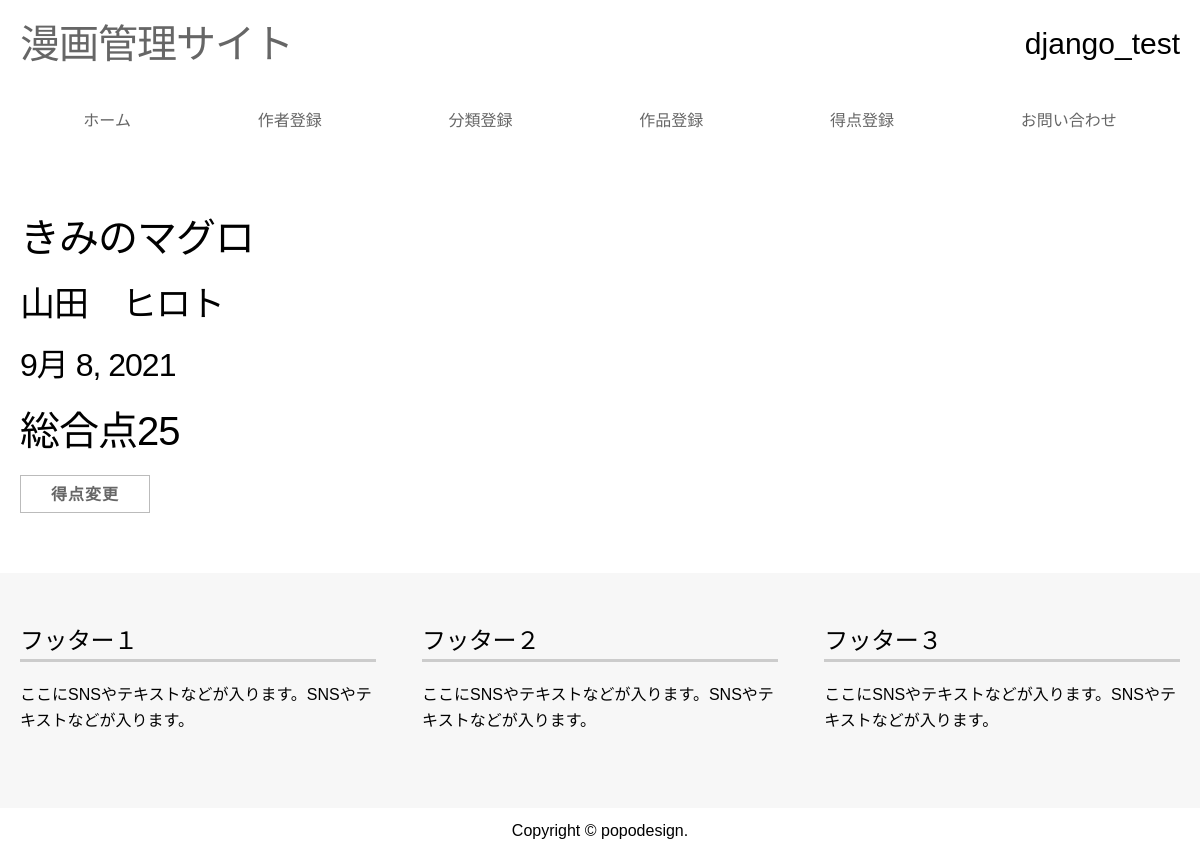
The app's page /title/8/ with its own data.
### comic_app/models.py (models this page shows, shortened)
class Title(models.Model):
    book_title = models.CharField(max_length=100, verbose_name="タイトル")
    author_name = models.ForeignKey(Author, on_delete=models.CASCADE, verbose_name="作者", related_name='author_name')
    category_name = models.ForeignKey(Category, on_delete=models.CASCADE, verbose_name="カテゴリー", related_name="category_name")
    watch_number = models.PositiveSmallIntegerField(verbose_name="最終巻数", null=True, blank=True)
    watch_date = models.DateField(verbose_name="読んだ日")
    state_choice = ((1, "未完"), (2,"完結"))
    state = models.IntegerField(verbose_name="状態", null=False, blank=False, choices=state_choice)

class Author(models.Model):
    name = models.CharField(max_length=100, verbose_name="作者")
    def __str__(self):
        return self.name

class Evaluation(models.Model):
    book_title = models.OneToOneField(Title, on_delete=models.CASCADE, verbose_name="タイトル", related_name='evaluation')
    story = models.PositiveSmallIntegerField(verbose_name="内容", validators=[MinValueValidator(1), MaxValueValidator(10)])
    draw = models.PositiveSmallIntegerField(verbose_name="画力", validators=[MinValueValidator(1), MaxValueValidator(10)])
    fit = models.PositiveSmallIntegerField(verbose_name="面白さ", validators=[MinValueValidator(1), MaxValueValidator(10)])
    character = models.PositiveSmallIntegerField(verbose_name="キャラクター", validators=[MinValueValidator(1), MaxValueValidator(10)])
    total_score = models.IntegerField(verbose_name="合計", null=True, blank=True)

### comic_app/views.py (the view)
# urls.py: path("title/<int:pk>/", views.TitleDetailView.as_view(), name="title_detail" ),
class TitleDetailView(generic.DetailView):
    model = Title
    templatename = "comic_app/detail.html"

### templates/comic_app/title_detail.html
{% extends "comic_app/newbase.html" %}
{% load static %}
{% block content %}
<div class="container">
    <h1>{{ title.book_title }}
    <h2>{{ title.author_name }}
    <h3>{{ title.watch_date }}
    <h1><strong>総合点{{ title.evaluation.total_score }}</strong></h1>
    <button type="submit"><a href={% url 'comic_app:update/evaluation' title.evaluation.pk %}>得点変更</a></button>
</div>
{% endblock %}

### static/comic_app/css/style.css (style rules this page uses)
a { display:block; color: #666; text-decoration-line: none; }

### static/comic_app/css/grid.css (style rules this page uses)
html { box-sizing: border-box; -webkit-box-sizing: border-box; -moz-box-sizing: border-box; font-size: 62.5%; }
body { color: #000; font-family: 'Hiragino Kaku Gothic Pro','ヒラギノ角ゴ Pro W3','メイリオ',Meiryo,'ＭＳ Ｐゴシック',sans-serif; background:#fff; font-size: 16px; font-weight: 400; line-height: 1.6; margin:0; padding:0; }
.container { margin: 0 auto; max-width: 1200px; padding: 0 2.0rem; position: relative; }
h1, h2, h3, h4, h5, h6 { margin-top: 0; margin-bottom: 2rem; font-weight: 300; letter-spacing: 0.1em; }
h1 { font-size: 3.5rem; line-height: 1.2; letter-spacing: -.1rem; }
h2 { font-size: 3.2rem; line-height: 1.25; letter-spacing: -.1rem; }
h3 { font-size: 3.0rem; line-height: 1.3; letter-spacing: -.1rem; }
@media (min-width: 550px) { h1 { font-size: 4.0rem; } }
@media (min-width: 550px) { h2 { font-size: 3.5rem; } }
@media (min-width: 550px) { h3 { font-size: 3.2rem; } }
a { color: #1EAEDB; }
.button, button, input[type="submit"], input[type="reset"], input[type="button"] { display: inline-block; height: 38px; padding: 0 30px; margin-right: 5px; color: #555; text-align: center; font-size: 16px; font-weight: 600; line-height: 38px; letter-spacing: .1rem; text-transform: none; text-decoration: none; white-space: nowrap; background-color: transparent; border: 1px solid #bbb; border-radius: 0; cursor: pointer; box-sizing: border-box; }
button, .button { margin-bottom: 1rem; }

### records on screen
Title: book_title "きみのマグロ", author_name "山田 ヒロト", watch_date "9月 8, 2021", evaluation.total_score "25"
